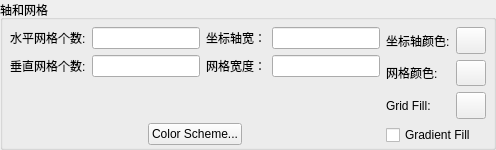
            <widget class="QGroupBox" name="groupBox_11">
             <property name="title">
              <string>轴和网格</string>
             </property>
             <layout class="QHBoxLayout" name="horizontalLayout_13">
              <property name="leftMargin">
               <number>7</number>
              </property>
              <property name="topMargin">
               <number>7</number>
              </property>
              <property name="rightMargin">
               <number>7</number>
              </property>
              <property name="bottomMargin">
               <number>2</number>
              </property>
              <item>
               <layout class="QVBoxLayout" name="verticalLayout_10" stretch="6,1,0">
                <item>
                 <layout class="QGridLayout" name="gridLayout_8">
                  <item row="0" column="0">
                   <widget class="QLabel" name="label_30">
                    <property name="text">
                     <string>水平网格个数:</string>
                    </property>
                   </widget>
                  </item>
                  <item row="0" column="1">
                   <widget class="QLineEdit" name="lineEdit_hrozGrids"/>
                  </item>
                  <item row="0" column="2">
                   <widget class="QLabel" name="label_31">
                    <property name="text">
                     <string>坐标轴宽：</string>
                    </property>
                   </widget>
                  </item>
                  <item row="0" column="3">
                   <widget class="QLineEdit" name="lineEdit_21"/>
                  </item>
                  <item row="1" column="0">
                   <widget class="QLabel" name="label_32">
                    <property name="text">
                     <string>垂直网格个数:</string>
                    </property>
                   </widget>
                  </item>
                  <item row="1" column="1">
                   <widget class="QLineEdit" name="lineEdit_vertGrids"/>
                  </item>
                  <item row="1" column="2">
                   <widget class="QLabel" name="label_33">
                    <property name="text">
                     <string>网格宽度：</string>
                    </property>
                   </widget>
                  </item>
                  <item row="1" column="3">
                   <widget class="QLineEdit" name="lineEdit_23"/>
                  </item>
                 </layout>
                </item>
                <item>
                 <spacer name="verticalSpacer_29">
                  <property name="orientation">
                   <enum>Qt::Vertical</enum>
                  </property>
                  <property name="sizeHint" stdset="0">
                   <size>
                    <width>20</width>
                    <height>40</height>
                   </size>
                  </property>
                 </spacer>
                </item>
                <item>
                 <layout class="QHBoxLayout" name="horizontalLayout_16">
                  <item>
                   <spacer name="horizontalSpacer_7">
                    <property name="orientation">
                     <enum>Qt::Horizontal</enum>
                    </property>
                    <property name="sizeHint" stdset="0">
                     <size>
                      <width>40</width>
                      <height>20</height>
                     </size>
                    </property>
                   </spacer>
                  </item>
                  <item>
                   <widget class="QPushButton" name="pushButton_11">
                    <property name="text">
                     <string>Color Scheme...</string>
                    </property>
                   </widget>
                  </item>
                  <item>
                   <spacer name="horizontalSpacer_6">
                    <property name="orientation">
                     <enum>Qt::Horizontal</enum>
                    </property>
                    <property name="sizeHint" stdset="0">
                     <size>
                      <width>40</width>
                      <height>20</height>
                     </size>
                    </property>
                   </spacer>
                  </item>
                 </layout>
                </item>
               </layout>
              </item>
              <item>
               <layout class="QVBoxLayout" name="verticalLayout_9">
                <item>
                 <layout class="QGridLayout" name="gridLayout_23">
                  <item row="0" column="0">
                   <widget class="QLabel" name="label_34">
                    <property name="text">
                     <string>坐标轴颜色:</string>
                    </property>
                   </widget>
                  </item>
                  <item row="0" column="1">
                   <widget class="ColorButton" name="pushButton_axisColor">
                    <property name="maximumSize">
                     <size>
                      <width>30</width>
                      <height>30</height>
                     </size>
                    </property>
                    <property name="text">
                     <string/>
                    </property>
                   </widget>
                  </item>
                  <item row="1" column="0">
                   <widget class="QLabel" name="label_35">
                    <property name="text">
                     <string>网格颜色:</string>
                    </property>
                   </widget>
                  </item>
                  <item row="1" column="1">
                   <widget class="ColorButton" name="pushButton_gridColor">
                    <property name="maximumSize">
                     <size>
                      <width>30</width>
                      <height>30</height>
                     </size>
                    </property>
                    <property name="text">
                     <string/>
                    </property>
                   </widget>
                  </item>
                  <item row="2" column="0">
                   <widget class="QLabel" name="label_36">
                    <property name="text">
                     <string>Grid Fill:</string>
                    </property>
                   </widget>
                  </item>
                  <item row="2" column="1">
                   <widget class="ColorButton" name="pushButton_gridFill">
                    <property name="maximumSize">
                     <size>
                      <width>30</width>
                      <height>30</height>
                     </size>
                    </property>
                    <property name="text">
                     <string/>
                    </property>
                   </widget>
                  </item>
                 </layout>
                </item>
                <item>
                 <widget class="QCheckBox" name="checkBox_9">
                  <property name="text">
                   <string>Gradient Fill</string>
                  </property>
                 </widget>
                </item>
               </layout>
              </item>
             </layout>
            </widget>
